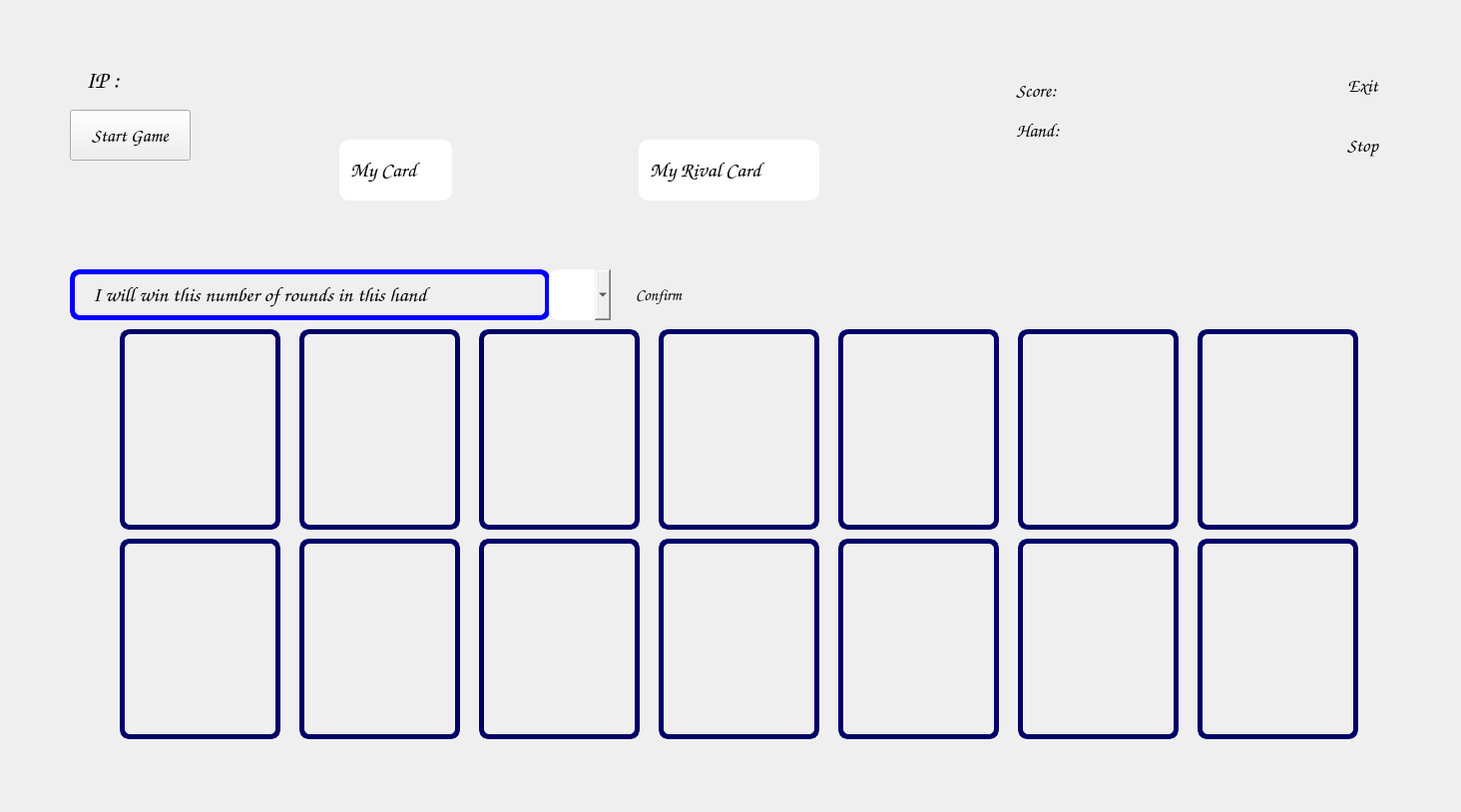
<?xml version="1.0" encoding="UTF-8"?>
<ui version="4.0">
 <class>SkullGame</class>
 <widget class="QWidget" name="SkullGame">
  <property name="geometry">
   <rect>
    <x>0</x>
    <y>0</y>
    <width>1464</width>
    <height>814</height>
   </rect>
  </property>
  <property name="windowTitle">
   <string>Form</string>
  </property>
  <widget class="QLabel" name="label">
   <property name="geometry">
    <rect>
     <x>0</x>
     <y>0</y>
     <width>1561</width>
     <height>821</height>
    </rect>
   </property>
   <property name="maximumSize">
    <size>
     <width>1561</width>
     <height>821</height>
    </size>
   </property>
   <property name="font">
    <font>
     <family>Comic Sans MS</family>
     <pointsize>12</pointsize>
    </font>
   </property>
   <property name="styleSheet">
    <string notr="true">background-image: url(:/new/prefix1/gameGround.jpg);</string>
   </property>
   <property name="text">
    <string/>
   </property>
  </widget>
  <widget class="QPushButton" name="btn8">
   <property name="geometry">
    <rect>
     <x>120</x>
     <y>540</y>
     <width>161</width>
     <height>201</height>
    </rect>
   </property>
   <property name="styleSheet">
    <string notr="true">background-image: url(:/new/prefix1/GameBackground.jpg);
border-bottom-color: rgb(0, 0, 127);
border-left-color: rgb(0, 0, 127);
border-right-color: rgb(0, 0, 127);
border-top-color: rgb(0, 0, 127);
border-color: rgb(0, 0, 127);
border:5px solid rgb(0, 0, 103);;
border-radius:10px;
color: rgb(0, 0, 103);</string>
   </property>
   <property name="text">
    <string/>
   </property>
  </widget>
  <widget class="QPushButton" name="btn9">
   <property name="geometry">
    <rect>
     <x>300</x>
     <y>540</y>
     <width>161</width>
     <height>201</height>
    </rect>
   </property>
   <property name="styleSheet">
    <string notr="true">background-image: url(:/new/prefix1/GameBackground.jpg);
border-bottom-color: rgb(0, 0, 127);
border-left-color: rgb(0, 0, 127);
border-right-color: rgb(0, 0, 127);
border-top-color: rgb(0, 0, 127);
border-color: rgb(0, 0, 127);
border:5px solid rgb(0, 0, 103);;
border-radius:10px;
color: rgb(0, 0, 103);</string>
   </property>
   <property name="text">
    <string/>
   </property>
  </widget>
  <widget class="QPushButton" name="btn10">
   <property name="geometry">
    <rect>
     <x>480</x>
     <y>540</y>
     <width>161</width>
     <height>201</height>
    </rect>
   </property>
   <property name="styleSheet">
    <string notr="true">background-image: url(:/new/prefix1/GameBackground.jpg);
border-bottom-color: rgb(0, 0, 127);
border-left-color: rgb(0, 0, 127);
border-right-color: rgb(0, 0, 127);
border-top-color: rgb(0, 0, 127);
border-color: rgb(0, 0, 127);
border:5px solid rgb(0, 0, 103);;
border-radius:10px;
color: rgb(0, 0, 103);</string>
   </property>
   <property name="text">
    <string/>
   </property>
  </widget>
  <widget class="QPushButton" name="btn11">
   <property name="geometry">
    <rect>
     <x>660</x>
     <y>540</y>
     <width>161</width>
     <height>201</height>
    </rect>
   </property>
   <property name="styleSheet">
    <string notr="true">background-image: url(:/new/prefix1/GameBackground.jpg);
border-bottom-color: rgb(0, 0, 127);
border-left-color: rgb(0, 0, 127);
border-right-color: rgb(0, 0, 127);
border-top-color: rgb(0, 0, 127);
border-color: rgb(0, 0, 127);
border:5px solid rgb(0, 0, 103);;
border-radius:10px;
color: rgb(0, 0, 103);</string>
   </property>
   <property name="text">
    <string/>
   </property>
  </widget>
  <widget class="QPushButton" name="btn12">
   <property name="geometry">
    <rect>
     <x>840</x>
     <y>540</y>
     <width>161</width>
     <height>201</height>
    </rect>
   </property>
   <property name="styleSheet">
    <string notr="true">background-image: url(:/new/prefix1/GameBackground.jpg);
border-bottom-color: rgb(0, 0, 127);
border-left-color: rgb(0, 0, 127);
border-right-color: rgb(0, 0, 127);
border-top-color: rgb(0, 0, 127);
border-color: rgb(0, 0, 127);
border:5px solid rgb(0, 0, 103);;
border-radius:10px;
color: rgb(0, 0, 103);</string>
   </property>
   <property name="text">
    <string/>
   </property>
  </widget>
  <widget class="QPushButton" name="btn13">
   <property name="geometry">
    <rect>
     <x>1020</x>
     <y>540</y>
     <width>161</width>
     <height>201</height>
    </rect>
   </property>
   <property name="styleSheet">
    <string notr="true">background-image: url(:/new/prefix1/GameBackground.jpg);
border-bottom-color: rgb(0, 0, 127);
border-left-color: rgb(0, 0, 127);
border-right-color: rgb(0, 0, 127);
border-top-color: rgb(0, 0, 127);
border-color: rgb(0, 0, 127);
border:5px solid rgb(0, 0, 103);;
border-radius:10px;
color: rgb(0, 0, 103);</string>
   </property>
   <property name="text">
    <string/>
   </property>
  </widget>
  <widget class="QPushButton" name="btn14">
   <property name="geometry">
    <rect>
     <x>1200</x>
     <y>540</y>
     <width>161</width>
     <height>201</height>
    </rect>
   </property>
   <property name="styleSheet">
    <string notr="true">background-image: url(:/new/prefix1/GameBackground.jpg);
border-bottom-color: rgb(0, 0, 127);
border-left-color: rgb(0, 0, 127);
border-right-color: rgb(0, 0, 127);
border-top-color: rgb(0, 0, 127);
border-color: rgb(0, 0, 127);
border:5px solid rgb(0, 0, 103);;
border-radius:10px;
color: rgb(0, 0, 103);</string>
   </property>
   <property name="text">
    <string/>
   </property>
  </widget>
  <widget class="QPushButton" name="btn2">
   <property name="geometry">
    <rect>
     <x>300</x>
     <y>330</y>
     <width>161</width>
     <height>201</height>
    </rect>
   </property>
   <property name="styleSheet">
    <string notr="true">background-image: url(:/new/prefix1/GameBackground.jpg);
border-bottom-color: rgb(0, 0, 127);
border-left-color: rgb(0, 0, 127);
border-right-color: rgb(0, 0, 127);
border-top-color: rgb(0, 0, 127);
border-color: rgb(0, 0, 127);
border:5px solid rgb(0, 0, 103);;
border-radius:10px;
color: rgb(0, 0, 103);</string>
   </property>
   <property name="text">
    <string/>
   </property>
  </widget>
  <widget class="QPushButton" name="btn3">
   <property name="geometry">
    <rect>
     <x>480</x>
     <y>330</y>
     <width>161</width>
     <height>201</height>
    </rect>
   </property>
   <property name="styleSheet">
    <string notr="true">background-image: url(:/new/prefix1/GameBackground.jpg);
border-bottom-color: rgb(0, 0, 127);
border-left-color: rgb(0, 0, 127);
border-right-color: rgb(0, 0, 127);
border-top-color: rgb(0, 0, 127);
border-color: rgb(0, 0, 127);
border:5px solid rgb(0, 0, 103);;
border-radius:10px;
color: rgb(0, 0, 103);</string>
   </property>
   <property name="text">
    <string/>
   </property>
  </widget>
  <widget class="QPushButton" name="btn4">
   <property name="geometry">
    <rect>
     <x>660</x>
     <y>330</y>
     <width>161</width>
     <height>201</height>
    </rect>
   </property>
   <property name="styleSheet">
    <string notr="true">background-image: url(:/new/prefix1/GameBackground.jpg);
border-bottom-color: rgb(0, 0, 127);
border-left-color: rgb(0, 0, 127);
border-right-color: rgb(0, 0, 127);
border-top-color: rgb(0, 0, 127);
border-color: rgb(0, 0, 127);
border:5px solid rgb(0, 0, 103);;
border-radius:10px;
color: rgb(0, 0, 103);</string>
   </property>
   <property name="text">
    <string/>
   </property>
  </widget>
  <widget class="QPushButton" name="btn5">
   <property name="geometry">
    <rect>
     <x>840</x>
     <y>330</y>
     <width>161</width>
     <height>201</height>
    </rect>
   </property>
   <property name="styleSheet">
    <string notr="true">background-image: url(:/new/prefix1/GameBackground.jpg);
border-bottom-color: rgb(0, 0, 127);
border-left-color: rgb(0, 0, 127);
border-right-color: rgb(0, 0, 127);
border-top-color: rgb(0, 0, 127);
border-color: rgb(0, 0, 127);
border:5px solid rgb(0, 0, 103);;
border-radius:10px;
color: rgb(0, 0, 103);</string>
   </property>
   <property name="text">
    <string/>
   </property>
  </widget>
  <widget class="QPushButton" name="btn6">
   <property name="geometry">
    <rect>
     <x>1020</x>
     <y>330</y>
     <width>161</width>
     <height>201</height>
    </rect>
   </property>
   <property name="styleSheet">
    <string notr="true">background-image: url(:/new/prefix1/GameBackground.jpg);
border-bottom-color: rgb(0, 0, 127);
border-left-color: rgb(0, 0, 127);
border-right-color: rgb(0, 0, 127);
border-top-color: rgb(0, 0, 127);
border-color: rgb(0, 0, 127);
border:5px solid rgb(0, 0, 103);;
border-radius:10px;
color: rgb(0, 0, 103);</string>
   </property>
   <property name="text">
    <string/>
   </property>
  </widget>
  <widget class="QPushButton" name="btn7">
   <property name="geometry">
    <rect>
     <x>1200</x>
     <y>330</y>
     <width>161</width>
     <height>201</height>
    </rect>
   </property>
   <property name="styleSheet">
    <string notr="true">background-image: url(:/new/prefix1/GameBackground.jpg);
border-bottom-color: rgb(0, 0, 127);
border-left-color: rgb(0, 0, 127);
border-right-color: rgb(0, 0, 127);
border-top-color: rgb(0, 0, 127);
border-color: rgb(0, 0, 127);
border:5px solid rgb(0, 0, 103);;
border-radius:10px;
color: rgb(0, 0, 103);</string>
   </property>
   <property name="text">
    <string/>
   </property>
  </widget>
  <widget class="QPushButton" name="btn1">
   <property name="geometry">
    <rect>
     <x>120</x>
     <y>330</y>
     <width>161</width>
     <height>201</height>
    </rect>
   </property>
   <property name="styleSheet">
    <string notr="true">background-image: url(:/new/prefix1/GameBackground.jpg);
border-bottom-color: rgb(0, 0, 127);
border-left-color: rgb(0, 0, 127);
border-right-color: rgb(0, 0, 127);
border-top-color: rgb(0, 0, 127);
border-color: rgb(0, 0, 127);
border:5px solid rgb(0, 0, 103);;
border-radius:10px;
color: rgb(0, 0, 103);</string>
   </property>
   <property name="text">
    <string/>
   </property>
  </widget>
  <widget class="QLabel" name="label_2">
   <property name="geometry">
    <rect>
     <x>70</x>
     <y>270</y>
     <width>481</width>
     <height>51</height>
    </rect>
   </property>
   <property name="font">
    <font>
     <family>Comic Sans MS</family>
     <pointsize>16</pointsize>
     <bold>false</bold>
    </font>
   </property>
   <property name="styleSheet">
    <string notr="true">border-image: url(:/new/prefix1/GameBackground.jpg);
border-image: url(:/new/prefix1/gameGround.jpg);
alternate-background-color: rgb(0, 0, 0);
color: rgb(11, 0, 73);
color: rgb(85, 0, 255);
border:5px solid blue;
border-radius:10px;
color: rgb(0, 0, 0);</string>
   </property>
   <property name="text">
    <string>   I will win this number of rounds in this hand</string>
   </property>
  </widget>
  <widget class="QComboBox" name="cmb">
   <property name="geometry">
    <rect>
     <x>550</x>
     <y>270</y>
     <width>62</width>
     <height>51</height>
    </rect>
   </property>
   <property name="font">
    <font>
     <family>Comic Sans MS</family>
     <pointsize>22</pointsize>
    </font>
   </property>
   <property name="styleSheet">
    <string notr="true">border-image: url(:/new/prefix1/GameBackground.jpg);
border-image: url(:/new/prefix1/gameGround.jpg);
color: rgb(0, 0, 0);
border-radius:10px;</string>
   </property>
   <item>
    <property name="text">
     <string/>
    </property>
   </item>
  </widget>
  <widget class="QLabel" name="ip">
   <property name="geometry">
    <rect>
     <x>70</x>
     <y>60</y>
     <width>71</width>
     <height>41</height>
    </rect>
   </property>
   <property name="font">
    <font>
     <family>Comic Sans MS</family>
     <pointsize>18</pointsize>
    </font>
   </property>
   <property name="styleSheet">
    <string notr="true">border-image: url(:/new/prefix1/gameGround.jpg);
color: rgb(0, 0, 0);</string>
   </property>
   <property name="text">
    <string>   IP :</string>
   </property>
  </widget>
  <widget class="QPushButton" name="pushButton">
   <property name="geometry">
    <rect>
     <x>70</x>
     <y>110</y>
     <width>121</width>
     <height>51</height>
    </rect>
   </property>
   <property name="font">
    <font>
     <family>Comic Sans MS</family>
     <pointsize>14</pointsize>
    </font>
   </property>
   <property name="styleSheet">
    <string notr="true">border-image: url(:/new/prefix1/gameGround.jpg);</string>
   </property>
   <property name="text">
    <string>Start Game</string>
   </property>
  </widget>
  <widget class="QLineEdit" name="lineEdit">
   <property name="geometry">
    <rect>
     <x>340</x>
     <y>140</y>
     <width>113</width>
     <height>61</height>
    </rect>
   </property>
   <property name="font">
    <font>
     <family>Comic Sans MS</family>
     <pointsize>16</pointsize>
     <bold>false</bold>
    </font>
   </property>
   <property name="styleSheet">
    <string notr="true">border-image: url(:/new/prefix1/GameBackground.jpg);
border-image: url(:/new/prefix1/gameGround.jpg);
border-radius:10px;</string>
   </property>
   <property name="text">
    <string>  My Card</string>
   </property>
   <property name="readOnly">
    <bool>true</bool>
   </property>
  </widget>
  <widget class="QLabel" name="mycardlbl">
   <property name="geometry">
    <rect>
     <x>470</x>
     <y>60</y>
     <width>151</width>
     <height>191</height>
    </rect>
   </property>
   <property name="styleSheet">
    <string notr="true">border-image: url(:/new/prefix1/CardFrame.jpg);
border-radius:10px;</string>
   </property>
   <property name="text">
    <string/>
   </property>
  </widget>
  <widget class="QLabel" name="enemylbl">
   <property name="geometry">
    <rect>
     <x>840</x>
     <y>60</y>
     <width>151</width>
     <height>191</height>
    </rect>
   </property>
   <property name="styleSheet">
    <string notr="true">border-image: url(:/new/prefix1/CardFrame.jpg);
border-radius:10px;</string>
   </property>
   <property name="text">
    <string/>
   </property>
  </widget>
  <widget class="QLineEdit" name="lineEdit_2">
   <property name="enabled">
    <bool>true</bool>
   </property>
   <property name="geometry">
    <rect>
     <x>640</x>
     <y>140</y>
     <width>181</width>
     <height>61</height>
    </rect>
   </property>
   <property name="font">
    <font>
     <family>Comic Sans MS</family>
     <pointsize>16</pointsize>
     <bold>false</bold>
    </font>
   </property>
   <property name="styleSheet">
    <string notr="true">border-image: url(:/new/prefix1/GameBackground.jpg);
border-image: url(:/new/prefix1/gameGround.jpg);
border-radius:10px;</string>
   </property>
   <property name="text">
    <string>  My Rival Card</string>
   </property>
   <property name="readOnly">
    <bool>true</bool>
   </property>
  </widget>
  <widget class="QPushButton" name="pushButton_17">
   <property name="geometry">
    <rect>
     <x>1330</x>
     <y>120</y>
     <width>71</width>
     <height>51</height>
    </rect>
   </property>
   <property name="font">
    <font>
     <family>Comic Sans MS</family>
     <pointsize>14</pointsize>
    </font>
   </property>
   <property name="styleSheet">
    <string notr="true">border-image: url(:/new/prefix1/gameGround.jpg);
color: rgb(0, 0, 0);
border-radius:10px;</string>
   </property>
   <property name="text">
    <string>Stop</string>
   </property>
  </widget>
  <widget class="QPushButton" name="pushButton_16">
   <property name="geometry">
    <rect>
     <x>1330</x>
     <y>60</y>
     <width>71</width>
     <height>51</height>
    </rect>
   </property>
   <property name="font">
    <font>
     <family>Comic Sans MS</family>
     <pointsize>14</pointsize>
    </font>
   </property>
   <property name="styleSheet">
    <string notr="true">border-image: url(:/new/prefix1/gameGround.jpg);
color: rgb(0, 0, 0);
border-radius:10px;</string>
   </property>
   <property name="text">
    <string>Exit</string>
   </property>
  </widget>
  <widget class="QPushButton" name="pushButton_2">
   <property name="geometry">
    <rect>
     <x>620</x>
     <y>270</y>
     <width>80</width>
     <height>51</height>
    </rect>
   </property>
   <property name="font">
    <font>
     <family>Comic Sans MS</family>
     <pointsize>12</pointsize>
    </font>
   </property>
   <property name="styleSheet">
    <string notr="true">border-radius:10px;
border-image: url(:/new/prefix1/gameGround.jpg);</string>
   </property>
   <property name="text">
    <string>Confirm</string>
   </property>
  </widget>
  <widget class="QLabel" name="label_6">
   <property name="geometry">
    <rect>
     <x>1010</x>
     <y>70</y>
     <width>71</width>
     <height>41</height>
    </rect>
   </property>
   <property name="font">
    <font>
     <family>Comic Sans MS</family>
     <pointsize>14</pointsize>
    </font>
   </property>
   <property name="styleSheet">
    <string notr="true">border-image: url(:/new/prefix1/gameGround.jpg);
color: rgb(0, 0, 0);
border-radius:10px;</string>
   </property>
   <property name="text">
    <string>  Score:</string>
   </property>
  </widget>
  <widget class="QLabel" name="lblscore">
   <property name="geometry">
    <rect>
     <x>1080</x>
     <y>70</y>
     <width>71</width>
     <height>41</height>
    </rect>
   </property>
   <property name="font">
    <font>
     <family>Comic Sans MS</family>
     <pointsize>14</pointsize>
    </font>
   </property>
   <property name="styleSheet">
    <string notr="true">border-image: url(:/new/prefix1/gameGround.jpg);
color: rgb(0, 0, 0);
border-radius:10px;</string>
   </property>
   <property name="text">
    <string/>
   </property>
  </widget>
  <widget class="QLabel" name="label_8">
   <property name="geometry">
    <rect>
     <x>1010</x>
     <y>110</y>
     <width>71</width>
     <height>41</height>
    </rect>
   </property>
   <property name="font">
    <font>
     <family>Comic Sans MS</family>
     <pointsize>14</pointsize>
    </font>
   </property>
   <property name="styleSheet">
    <string notr="true">border-image: url(:/new/prefix1/gameGround.jpg);
color: rgb(0, 0, 0);
border-radius:10px;</string>
   </property>
   <property name="text">
    <string>  Hand:</string>
   </property>
  </widget>
  <widget class="QLabel" name="lblhandtaken">
   <property name="geometry">
    <rect>
     <x>1080</x>
     <y>110</y>
     <width>71</width>
     <height>41</height>
    </rect>
   </property>
   <property name="font">
    <font>
     <family>Comic Sans MS</family>
     <pointsize>14</pointsize>
    </font>
   </property>
   <property name="styleSheet">
    <string notr="true">border-image: url(:/new/prefix1/gameGround.jpg);
color: rgb(0, 0, 0);
border-radius:10px;</string>
   </property>
   <property name="text">
    <string/>
   </property>
  </widget>
  <widget class="QLabel" name="label_4">
   <property name="geometry">
    <rect>
     <x>140</x>
     <y>60</y>
     <width>181</width>
     <height>41</height>
    </rect>
   </property>
   <property name="font">
    <font>
     <family>Comic Sans MS</family>
     <pointsize>14</pointsize>
    </font>
   </property>
   <property name="styleSheet">
    <string notr="true">border-image: url(:/new/prefix1/gameGround.jpg);</string>
   </property>
   <property name="text">
    <string/>
   </property>
  </widget>
  <widget class="QLabel" name="lbl3">
   <property name="geometry">
    <rect>
     <x>320</x>
     <y>60</y>
     <width>101</width>
     <height>41</height>
    </rect>
   </property>
   <property name="font">
    <font>
     <family>Comic Sans MS</family>
     <pointsize>14</pointsize>
    </font>
   </property>
   <property name="styleSheet">
    <string notr="true">border-image: url(:/new/prefix1/gameGround.jpg);</string>
   </property>
   <property name="text">
    <string/>
   </property>
  </widget>
  <widget class="QLabel" name="lb1">
   <property name="geometry">
    <rect>
     <x>180</x>
     <y>330</y>
     <width>61</width>
     <height>51</height>
    </rect>
   </property>
   <property name="font">
    <font>
     <family>Comic Sans MS</family>
     <pointsize>26</pointsize>
    </font>
   </property>
   <property name="styleSheet">
    <string notr="true">color: rgb(255, 255, 255);</string>
   </property>
   <property name="text">
    <string/>
   </property>
  </widget>
  <widget class="QLabel" name="lb2">
   <property name="geometry">
    <rect>
     <x>360</x>
     <y>330</y>
     <width>61</width>
     <height>51</height>
    </rect>
   </property>
   <property name="font">
    <font>
     <family>Comic Sans MS</family>
     <pointsize>26</pointsize>
    </font>
   </property>
   <property name="styleSheet">
    <string notr="true">color: rgb(255, 255, 255);</string>
   </property>
   <property name="text">
    <string/>
   </property>
  </widget>
  <widget class="QLabel" name="lb3">
   <property name="geometry">
    <rect>
     <x>540</x>
     <y>330</y>
     <width>61</width>
     <height>51</height>
    </rect>
   </property>
   <property name="font">
    <font>
     <family>Comic Sans MS</family>
     <pointsize>26</pointsize>
    </font>
   </property>
   <property name="styleSheet">
    <string notr="true">color: rgb(255, 255, 255);</string>
   </property>
   <property name="text">
    <string/>
   </property>
  </widget>
  <widget class="QLabel" name="lb4">
   <property name="geometry">
    <rect>
     <x>720</x>
     <y>330</y>
     <width>61</width>
     <height>51</height>
    </rect>
   </property>
   <property name="font">
    <font>
     <family>Comic Sans MS</family>
     <pointsize>26</pointsize>
    </font>
   </property>
   <property name="styleSheet">
    <string notr="true">color: rgb(255, 255, 255);</string>
   </property>
   <property name="text">
    <string/>
   </property>
  </widget>
  <widget class="QLabel" name="lb5">
   <property name="geometry">
    <rect>
     <x>900</x>
     <y>330</y>
     <width>61</width>
     <height>51</height>
    </rect>
   </property>
   <property name="font">
    <font>
     <family>Comic Sans MS</family>
     <pointsize>26</pointsize>
    </font>
   </property>
   <property name="styleSheet">
    <string notr="true">color: rgb(255, 255, 255);</string>
   </property>
   <property name="text">
    <string/>
   </property>
  </widget>
  <widget class="QLabel" name="lb6">
   <property name="geometry">
    <rect>
     <x>1080</x>
     <y>330</y>
     <width>61</width>
     <height>51</height>
    </rect>
   </property>
   <property name="font">
    <font>
     <family>Comic Sans MS</family>
     <pointsize>26</pointsize>
    </font>
   </property>
   <property name="styleSheet">
    <string notr="true">color: rgb(255, 255, 255);</string>
   </property>
   <property name="text">
    <string/>
   </property>
  </widget>
  <widget class="QLabel" name="lb7">
   <property name="geometry">
    <rect>
     <x>1260</x>
     <y>330</y>
     <width>61</width>
     <height>51</height>
    </rect>
   </property>
   <property name="styleSheet">
    <string notr="true">color: rgb(255, 255, 255);</string>
   </property>
   <property name="text">
    <string/>
   </property>
  </widget>
  <widget class="QLabel" name="lb8">
   <property name="geometry">
    <rect>
     <x>180</x>
     <y>540</y>
     <width>61</width>
     <height>51</height>
    </rect>
   </property>
   <property name="font">
    <font>
     <family>Comic Sans MS</family>
     <pointsize>26</pointsize>
    </font>
   </property>
   <property name="styleSheet">
    <string notr="true">color: rgb(255, 255, 255);</string>
   </property>
   <property name="text">
    <string/>
   </property>
  </widget>
  <widget class="QLabel" name="lb9">
   <property name="geometry">
    <rect>
     <x>360</x>
     <y>540</y>
     <width>61</width>
     <height>51</height>
    </rect>
   </property>
   <property name="font">
    <font>
     <family>Comic Sans MS</family>
     <pointsize>26</pointsize>
    </font>
   </property>
   <property name="styleSheet">
    <string notr="true">color: rgb(255, 255, 255);</string>
   </property>
   <property name="text">
    <string/>
   </property>
  </widget>
  <widget class="QLabel" name="lb10">
   <property name="geometry">
    <rect>
     <x>540</x>
     <y>540</y>
     <width>61</width>
     <height>51</height>
    </rect>
   </property>
   <property name="font">
    <font>
     <family>Comic Sans MS</family>
     <pointsize>26</pointsize>
    </font>
   </property>
   <property name="styleSheet">
    <string notr="true">color: rgb(255, 255, 255);</string>
   </property>
   <property name="text">
    <string/>
   </property>
  </widget>
  <widget class="QLabel" name="lb11">
   <property name="geometry">
    <rect>
     <x>720</x>
     <y>540</y>
     <width>61</width>
     <height>51</height>
    </rect>
   </property>
   <property name="font">
    <font>
     <family>Comic Sans MS</family>
     <pointsize>26</pointsize>
    </font>
   </property>
   <property name="styleSheet">
    <string notr="true">color: rgb(255, 255, 255);</string>
   </property>
   <property name="text">
    <string/>
   </property>
  </widget>
  <widget class="QLabel" name="lb12">
   <property name="geometry">
    <rect>
     <x>900</x>
     <y>540</y>
     <width>61</width>
     <height>51</height>
    </rect>
   </property>
   <property name="font">
    <font>
     <family>Comic Sans MS</family>
     <pointsize>26</pointsize>
    </font>
   </property>
   <property name="styleSheet">
    <string notr="true">color: rgb(255, 255, 255);</string>
   </property>
   <property name="text">
    <string/>
   </property>
  </widget>
  <widget class="QLabel" name="lb13">
   <property name="geometry">
    <rect>
     <x>1080</x>
     <y>540</y>
     <width>61</width>
     <height>51</height>
    </rect>
   </property>
   <property name="font">
    <font>
     <family>Comic Sans MS</family>
     <pointsize>26</pointsize>
    </font>
   </property>
   <property name="styleSheet">
    <string notr="true">color: rgb(255, 255, 255);</string>
   </property>
   <property name="text">
    <string/>
   </property>
  </widget>
  <widget class="QLabel" name="lb14">
   <property name="geometry">
    <rect>
     <x>1260</x>
     <y>540</y>
     <width>61</width>
     <height>51</height>
    </rect>
   </property>
   <property name="font">
    <font>
     <family>Comic Sans MS</family>
     <pointsize>26</pointsize>
    </font>
   </property>
   <property name="styleSheet">
    <string notr="true">color: rgb(255, 255, 255);</string>
   </property>
   <property name="text">
    <string/>
   </property>
  </widget>
  <widget class="QLabel" name="mycardvaluelbl">
   <property name="geometry">
    <rect>
     <x>510</x>
     <y>70</y>
     <width>61</width>
     <height>51</height>
    </rect>
   </property>
   <property name="font">
    <font>
     <family>Comic Sans MS</family>
     <pointsize>26</pointsize>
    </font>
   </property>
   <property name="styleSheet">
    <string notr="true">color: rgb(255, 255, 255);</string>
   </property>
   <property name="text">
    <string/>
   </property>
  </widget>
  <widget class="QLabel" name="enemyvaluelbl">
   <property name="geometry">
    <rect>
     <x>880</x>
     <y>70</y>
     <width>71</width>
     <height>51</height>
    </rect>
   </property>
   <property name="font">
    <font>
     <family>Comic Sans MS</family>
     <pointsize>26</pointsize>
    </font>
   </property>
   <property name="styleSheet">
    <string notr="true">color: rgb(255, 255, 255);</string>
   </property>
   <property name="text">
    <string/>
   </property>
  </widget>
 </widget>
 <resources/>
 <connections/>
</ui>
